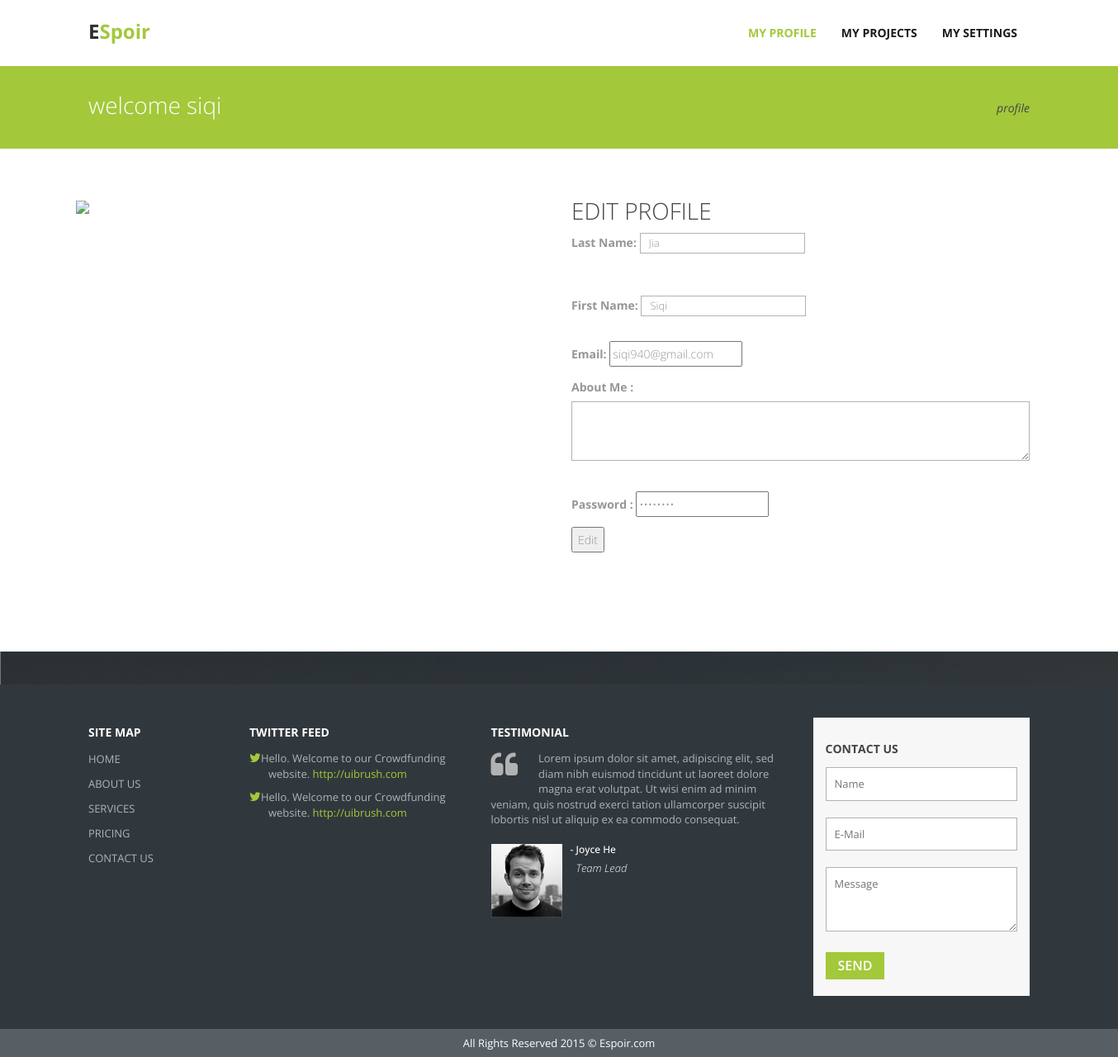
/editProfile.php (signed in), run on the app's committed database.
### tables this page shows
CREATE TABLE IF NOT EXISTS `user` (
  `userEmail` varchar(255) NOT NULL,
  `password` varchar(255) NOT NULL,
  `firstName` varchar(255) NOT NULL,
  `lastName` varchar(255) NOT NULL,
  `nationality` varchar(50) NOT NULL,
  `birthday` date NOT NULL,
  `gender` enum('Female','Male') NOT NULL,
  `picScr` blob NOT NULL,
  `picName` varchar(8000) NOT NULL,
  `bio` text
);

### editProfile.php (the view, shortened to what this page needs)
<!DOCTYPE html>
<html lang="en">
<head>
	<link href="css/bootstrap.css" rel="stylesheet">
	<link href="//maxcdn.bootstrapcdn.com/font-awesome/4.2.0/css/font-awesome.min.css" rel="stylesheet">
	<link href="css/responsiveslides.css" rel="stylesheet">
	<link href="css/style.css" rel="stylesheet">
  </head>
  <?php
    include("db.php");
	$emailtxt = $_SESSION["emailtxt"];
	$sql = "SELECT * FROM user WHERE userEmail = '$emailtxt'";
	if ($result=mysqli_query($mysqli,$sql))
    {
        $rowcount=mysqli_num_rows($result);
    }
	if($rowcount==1)
	{
        $row = mysqli_fetch_array($result,MYSQLI_ASSOC);
	}
	else
	{
		echo '<script language="javascript">';
		echo 'alert("Wrong username/password");';
		echo 'window.location.href="../CS2102/loginreg.php";';
		echo '</script>';
	}
  ?>
  <body data-responsejs='{ "create": [ { "prop": "width", "breakpoints": [0, 320, 481, 641, 961, 1025, 1281, 1400] }]}'>
  	<div class="wrapper">
  		<div class="container">
  			<nav class="navbar navbar-default">
  				<div class="container-fluid">
  					<div class="navbar-header">
  						<a class="navbar-brand" href="index.html">E<span>Spoir</span></a> </div>
  						<div class="collapse navbar-collapse pull-right" id="bs-example-navbar-collapse-1">
  							<ul class="nav navbar-nav">
                    <li class="active"><a href="index.html">My Profile <span class="sr-only">(current)</span></a></li>
                    <li><a href="create.html">My Projects</a></li>
                    <li> <a href="loginreg.html">My Settings</a></li>
					        </ul>
  						</div>
  					</div>
  				</nav>
  			</div>
  		</div>
  		<div class="inner-head">
  			<div class="container">
  				<div class="col-lg-12">
  					<h4 class="pull-left">welcome <?php echo $row["firstName"] ?></h4>
  					<p class="pull-right pagination"><a href="index.html">profile</a></p>
  				</div>
  			</div>
  		</div>
        <div class="inner-page services">
 <div class="container">
  <div class="">
   <div class="col-md-6 no-padding-left">
	<img src="image/<?php echo $row["picName"]; ?>">
  </div>
  <div class="col-md-6">
    <h2>Edit Profile</h2>
    <p>
      						<form action="editProfileMan.php" method="post">
                              <p>
                                  <label for="Lname"> Last Name:</label>
                                  <input name="Lname" type="text" id="Lname" style="width:200px!important;height:25px" value="<?php echo $row["lastName"] ?>">
                              </p>
                              <br />
                              <p>
                              		<label for="Fname"> First Name:</label>
                                 	<input name="Fname" type="text" id="Fname" style="width:200px!important;height:25px" value="<?php echo $row["firstName"] ?>">
                              </p>
                              <p>
                              		<label for="userEmail"> Email:</label>
                                 	<input name="userEmail" type="email" id="userEmail" value="<?php echo $row["userEmail"] ?>" readonly>
                              </p>
                              <p>
                              		<label> About Me : </label>
                                	<textarea name="bio" cols="20" rows="2"><?php echo $row["bio"] ?></textarea>
                              </p>
                              <p>
                             	   <label for="password">Password : </label>
                                   <input id="userPassword" name ="userPassword" type="password" value="<?php echo $row["password"] ?>" />
                              </p>
                              <p>
                                  <input type="submit" name="edit" id="edit" value="Edit">
                              </p>
                          </form>
                <br />  <br />
   </p>
 </div>
 <div class="clearfix"></div>
</div>
          </div>
        </div>
        <div class="testimonial main">
              </div>
  		<div class="footer">
  			<div class="container">
  				<div class="col-sm-2">
  					<h5>Site Map</h5>
  					<ul>
  						<li><a href="">Home</a></li>
  						<li><a href="">About Us</a></li>
  						<li><a href="">Services</a></li>
  						<li><a href="">Pricing</a></li>
  						<li><a href="">Contact Us</a></li>
  					</ul>
  				</div>
  				<div class="col-sm-4 col-md-3 twitter">
  					<h5>Twitter Feed</h5>
  					<ul>
  						<li><i class="fa  fa-twitter"></i>Hello. Welcome to our Crowdfunding website. <span>http://uibrush.com</span></li>
  						<li><i class="fa  fa-twitter"></i>Hello. Welcome to our Crowdfunding website. <span>http://uibrush.com</span></li>
  					</ul>
  				</div>
  				<div class="col-md-4 testimonial">
  					<h5>Testimonial</h5>
  					<ul>
  						<li><i class="fa  fa-quote-left"></i>Lorem ipsum dolor sit amet,  adipiscing elit, sed
  							diam  nibh euismod tincidunt ut laoreet dolore magna erat volutpat. Ut wisi enim ad minim veniam, quis nostrud exerci tation ullamcorper suscipit lobortis nisl ut aliquip ex ea commodo consequat.  </li>
  						</ul>
  						<div class="t-image">
  							<img src="img/testimonial.png">
  							<h6>- Joyce He </h6><br>
  							<p>Team Lead</p>
  						</div>
  					</div>
  					<div class="col-md-3 contact-footer">
  						<div class="footer-form">
  							<h5>Contact Us</h5>
  							<input type="text" placeholder="Name">
  							<input type="text" placeholder="E-Mail">
  							<textarea placeholder="Message" rows="3"></textarea>
  							<button class="submit-bt">Send</button>
  						</div>
  					</div>
  				</div>
  			</div>
  			<div class="copyright">
  				<div class="container">
  					<p>All Rights Reserved 2015 &copy; Espoir.com</p>
  				</div>
  			</div>
  		</body>
  		</html>

### css/style.css (style rules this page uses)
* { font-family: 'Open Sans', sans-serif; }
.wrapper { width: 100%; margin: 0 auto; }
@media (min-width:1200px) { .wrapper { width: 1344px; margin: 0 auto; } }
@media (min-width:1200px) { .container { padding: 0; position: relative; } }
@media (min-width:1200px) { div#bs-example-navbar-collapse-1 { padding-right: 0; } }
@media (min-width:1200px) { .no-padding-left { padding-left: 0; } }
a, a:hover, a:focus { text-decoration: none; }
img { vertical-align: middle; width: 100%; }
h2 { font-size: 28px; font-weight: 300; text-transform: uppercase; color: #444444; margin-top: 60px; }
h4 { font-size: 16px; font-weight: bold; text-transform: uppercase; margin-bottom: 0px; margin-top: 20px; }
p { color: #969696; font-size: 13px; }
.navbar-brand span { color: #A3C83A; }
a.navbar-brand { color: #2f2e2e !important; font-weight: bold; font-size: 24px; padding-top: 28px; }
.navbar { margin-bottom: 0; }
.navbar-default .navbar-nav > .active > a, .navbar-default .navbar-nav > .active > a:hover, .navbar-default .navbar-nav > .active > a:focus { background-color: inherit; color: #A3C83A; }
.navbar-default .navbar-nav > li > a { font-size: 14px; font-weight: bold; color: #1b1a1a ; text-transform: uppercase; padding-top: 30px; padding-bottom: 30px; }
input[type="text"], textarea { width: 100%; border: 1px solid #b2b2b2; padding: 10px; font-size: 13px; text-transform: capitalize; margin-bottom: 20px; }
.navbar-default { background-color: inherit; border: none; }
h5 { font-weight: bold; font-size: 14px; color: white; text-transform: uppercase; float: left; }
.footer h5 { float: none; margin-bottom: 15px; }
.footer { background: #31383d; padding-top: 40px; padding-bottom: 40px; }
.footer ul { padding-left: 0; list-style: none; }
.footer li { margin-bottom: 10px; }
.footer a { color: #b2b2b2; font-size: 13px; text-transform: uppercase; }
.twitter li { color: #b2b2b2; margin-left: 23px; font-size: 13px; }
.twitter i { color: #a3c83a; font-size: 15px; margin-left: -23px; }
.twitter span, .twitter span a { color: #a3c83a; }
.testimonial li { color: #b2b2b2; font-size: 13px; }
.testimonial i { color: #b2b2b2; font-size: 35px; float: left; margin-right: 25px; margin-bottom: 7px; }
.t-image img { width: 86px; float: left; }
.t-image h6 { float: left; color: white; margin-left: 10px; margin-top: 0; margin-bottom: 0px; }
.t-image p { margin-left: 17px; float: left; color: white; font-style: italic; font-weight: 300; }
.t-image { margin-top: 20px; }
.footer-form { background: #f7f7f7; padding: 20px 15px; }
.footer-form h5 { color: #444444; }
.submit-bt { background: #A3C83A; border: none; color: white; font-weight: 600; text-transform: uppercase; padding: 5px 15px; font-style: normal; font-size: 16px; }
.copyright .container p { color: white; text-align: center; margin: 8px; }
.copyright { background: #575F65; }
.inner-head h4 { font-size: 28px; font-weight: 300; text-transform: lowercase; color: white; margin-top: 32px; }
.inner-head { background: #A3C83A; min-height: 100px; margin-bottom: 60px; }
.inner-head a { font-size: 14px; color: #444; font-style: italic; }
.pagination { margin-top: 41px; }
.inner-page p { font-size: 14px; text-align: justify; line-height: 25px; font-weight:300; }
.clearfix { position: relative; z-index: -1; }
.col-md-6 h2 { margin-top: 0; }
.testimonial.main { background: url('../img/testimonial_bg.jpg'); padding: 30px 0 10px 0; margin-top: 60px; }

### data on the page
user: firstName "siqi", Lname "Jia", Fname "Siqi", userEmail "siqi940@gmail.com"
